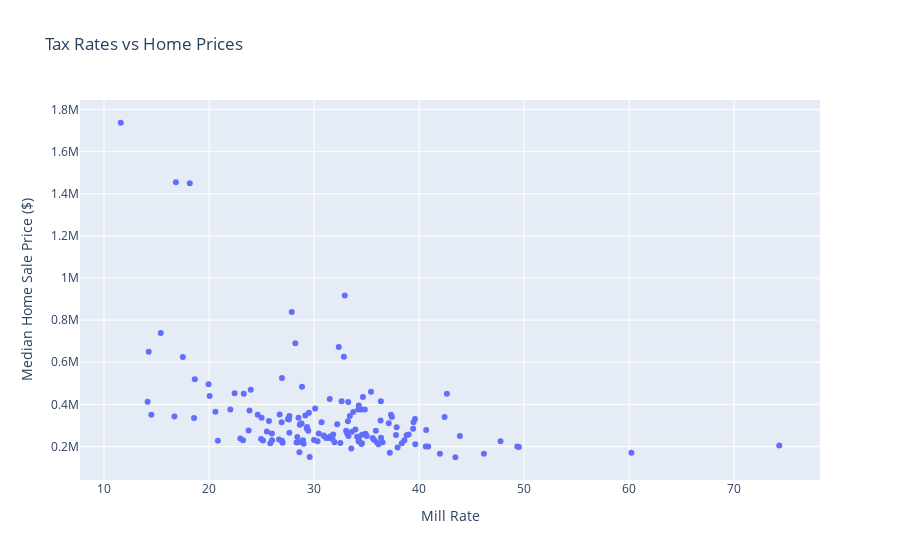
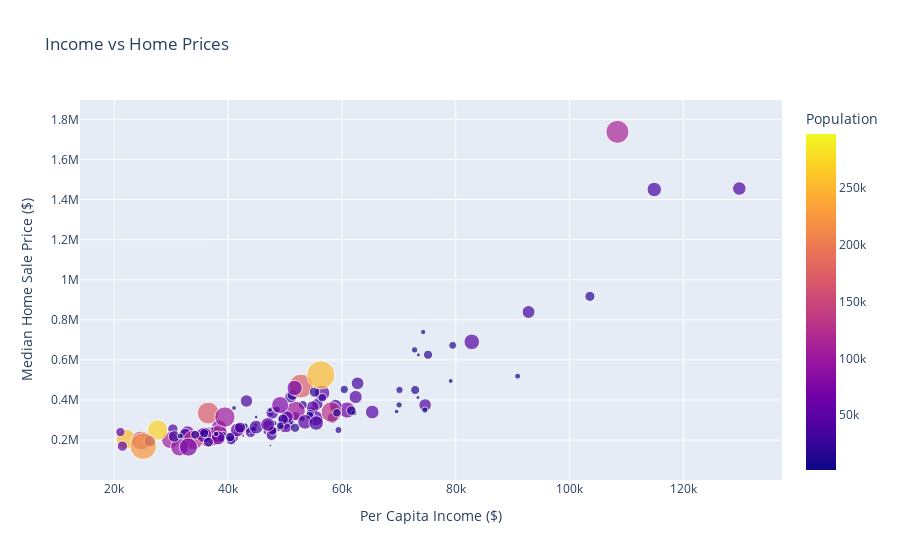
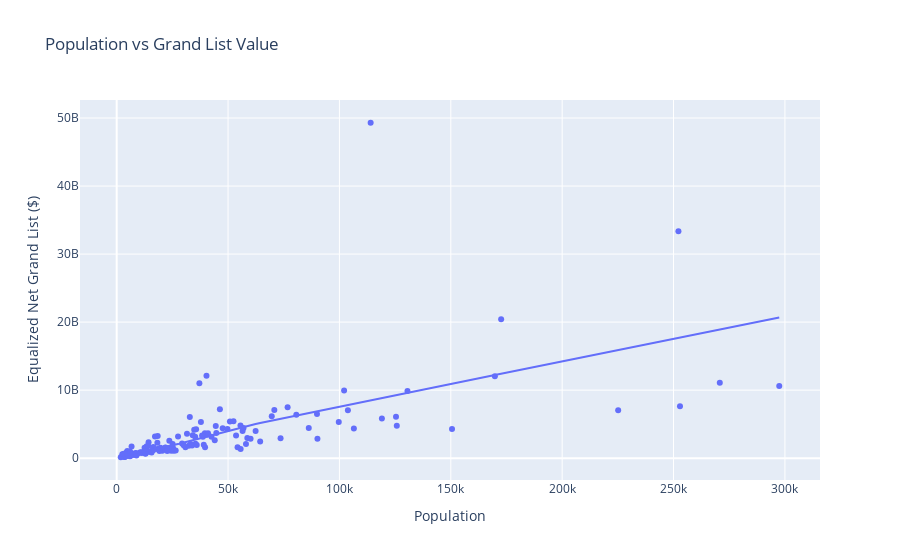

These figures' notebook cell, in order:
### Code cell
# Plot 1: Tax Rates vs Home Prices
fig1 = px.scatter(
    final_df,
    x='Mill rate real and personal property',
    y='median_sale_price',
    hover_name='Town',
    labels={
        'Mill rate real and personal property': 'Mill Rate ',
        'median_sale_price': 'Median Home Sale Price ($)'
    },
    title="Tax Rates vs Home Prices"
)
fig1.show()

# save the figure as html
fig1.write_html("tax_rates_vs_home_prices.html")

# Plot 2: Income vs Home Prices
fig2 = px.scatter(
    final_df,
    x='Per capita income (ACS)',
    y='median_sale_price',
    color='Total',
    size='sales_volume',
    labels={
        'Per capita income (ACS)': 'Per Capita Income ($)',
        'median_sale_price': 'Median Home Sale Price ($)',
        'Total': 'Population',
        'sales_volume': 'Sales Volume'
    },
    title="Income vs Home Prices"
)
fig2.show()

# Plot 3: Population vs Grand List Value
fig3 = px.scatter(
    final_df,
    x='Total',
    y='Equalized net grand list',
    trendline="lowess",
    labels={
        'Total': 'Population',
        'Equalized net grand list': 'Equalized Net Grand List ($)'
    },
    title="Population vs Grand List Value"
)
fig3.show()

### Figure 1 — Plotly figure (JSON) as saved in the notebook; plotly's stock layout.template omitted (floating-point values rounded to 4 significant figures; data arrays with more than 128 entries replaced by an {"elided": "..."} marker saying what was removed)
{"data": [{"hovertemplate": "<b>%{hovertext}</b><br><br>Mill Rate =%{x}<br>Median Home Sale Price ($)=%{y}<extra></extra>", "hovertext": {"elided": "144 str values"}, "legendgroup": "", "marker": {"color": "#636efa", "symbol": "circle"}, "mode": "markers", "name": "", "orientation": "v", "showlegend": false, "type": "scatter", "x": {"elided": "144 float values"}, "xaxis": "x", "y": {"elided": "144 float values"}, "yaxis": "y"}], "layout": {"autosize": true, "legend": {"tracegroupgap": 0}, "title": {"text": "Tax Rates vs Home Prices"}, "xaxis": {"anchor": "y", "autorange": true, "domain": [0, 1], "range": [7.796, 78.08], "title": {"text": "Mill Rate "}, "type": "linear"}, "yaxis": {"anchor": "x", "autorange": true, "domain": [0, 1], "range": [17590.0, 1869000.0], "title": {"text": "Median Home Sale Price ($)"}, "type": "linear"}}}

### Figure 2 — Plotly figure (JSON) as saved in the notebook; plotly's stock layout.template omitted (floating-point values rounded to 4 significant figures; data arrays with more than 128 entries replaced by an {"elided": "..."} marker saying what was removed)
{"data": [{"hovertemplate": "Per Capita Income ($)=%{x}<br>Median Home Sale Price ($)=%{y}<br>Sales Volume=%{marker.size}<br>Population=%{marker.color}<extra></extra>", "legendgroup": "", "marker": {"color": {"elided": "144 int values"}, "coloraxis": "coloraxis", "size": {"elided": "144 int values"}, "sizemode": "area", "sizeref": 6.715, "symbol": "circle"}, "mode": "markers", "name": "", "orientation": "v", "showlegend": false, "type": "scatter", "x": {"elided": "144 float values"}, "xaxis": "x", "y": {"elided": "144 float values"}, "yaxis": "y"}], "layout": {"autosize": true, "coloraxis": {"colorbar": {"title": {"text": "Population"}}, "colorscale": [[0, "#0d0887"], [0.1111, "#46039f"], [0.2222, "#7201a8"], [0.3333, "#9c179e"], [0.4444, "#bd3786"], [0.5556, "#d8576b"], [0.6667, "#ed7953"], [0.7778, "#fb9f3a"], [0.8889, "#fdca26"], [1, "#f0f921"]]}, "legend": {"itemsizing": "constant", "tracegroupgap": 0}, "title": {"text": "Income vs Home Prices"}, "xaxis": {"anchor": "y", "autorange": true, "domain": [0, 1], "range": [14230.0, 137000.0], "title": {"text": "Per Capita Income ($)"}, "type": "linear"}, "yaxis": {"anchor": "x", "autorange": true, "domain": [0, 1], "range": [-109100.0, 1993000.0], "title": {"text": "Median Home Sale Price ($)"}, "type": "linear"}}}

### Figure 3 — Plotly figure (JSON) as saved in the notebook; plotly's stock layout.template omitted (floating-point values rounded to 4 significant figures; data arrays with more than 128 entries replaced by an {"elided": "..."} marker saying what was removed)
{"data": [{"hovertemplate": "Population=%{x}<br>Equalized Net Grand List ($)=%{y}<extra></extra>", "legendgroup": "", "marker": {"color": "#636efa", "symbol": "circle"}, "mode": "markers", "name": "", "orientation": "v", "showlegend": false, "type": "scatter", "x": {"elided": "144 int values"}, "xaxis": "x", "y": {"elided": "144 float values"}, "yaxis": "y"}, {"hovertemplate": "<b>LOWESS trendline</b><br><br>Population=%{x}<br>Equalized Net Grand List ($)=%{y} <b>(trend)</b><extra></extra>", "legendgroup": "", "marker": {"color": "#636efa", "symbol": "circle"}, "mode": "lines", "name": "", "showlegend": false, "type": "scatter", "x": {"elided": "144 int values"}, "xaxis": "x", "y": {"elided": "144 float values"}, "yaxis": "y"}], "layout": {"autosize": true, "legend": {"tracegroupgap": 0}, "title": {"text": "Population vs Grand List Value"}, "xaxis": {"anchor": "y", "autorange": true, "domain": [0, 1], "range": [-16060.0, 315300.0], "title": {"text": "Population"}, "type": "linear"}, "yaxis": {"anchor": "x", "autorange": true, "domain": [0, 1], "range": [-3926000000.0, 53360000000.0], "title": {"text": "Equalized Net Grand List ($)"}, "type": "linear"}}}
